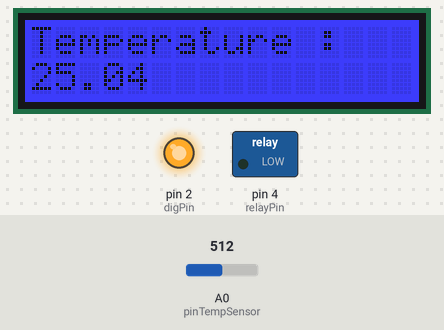
The sketch below on a simulated Arduino Uno, built with avr-gcc and run on an emulated ATmega328P. Parts: 16×2 character LCD, switched loads named in the sketch (green lamp = pin HIGH), output pins drawn as LEDs (lit = HIGH). Inputs (shaded band) come from the test bench; at power-on: A0 (pinTempSensor) = 512. What the sketch prints to the serial monitor is not drawn.

Above: at 2.2 s.
2.3 s: A0 (pinTempSensor) set to 541
At 4.9 s:
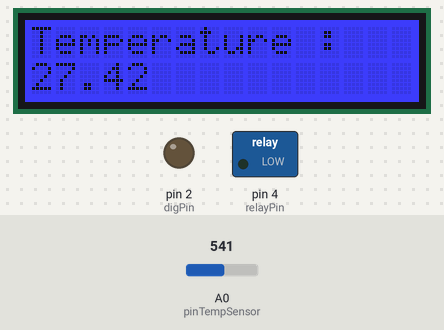
5.7 s: A0 (pinTempSensor) set to 558
At 7.8 s:
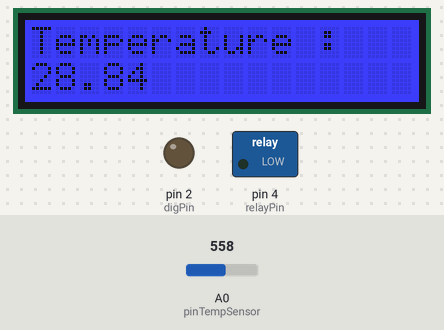
9.0 s: A0 (pinTempSensor) set to 588
At 11.6 s:
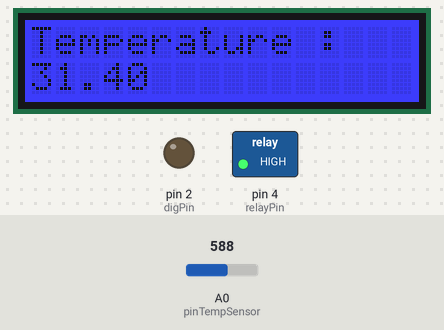
Timing chart, 0 to 13.1 s (numbered marks = the images above; inputs shaded):
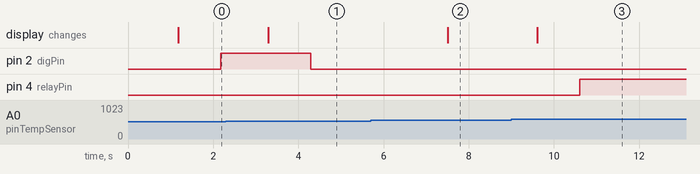

The sketch:

maison_2022_televersee.ino
```cpp
// Maison connectée, tâche 1 : régulation de la température (Tle STI2D SIN, novembre 2022)
// Programme TRANSCRIT depuis les captures de ma présentation (sketch_nov08a_trav, Arduino 1.8.12),
// version téléversée (seuils 26,1 / 29,9 °C). Recopié tel quel, commentaires compris (voir la vérification 2026 du README).

#include <Wire.h>
#include "rgb_lcd.h"
#include <math.h>

rgb_lcd lcd;

const int colorR = 0;             // constante couleur rouge =0 sur le lcd
const int colorG = 0;             // constante couleur gris =0 sur le lcd
const int colorB = 255;           // constante couleur bleu =255 sur le lcd
const int digPin = 2;             // Valeur "b" d'une thermistance(bêta) relation entre la résistance et la température d'une thermistance NTC.
const int B = 4275;               // B Valeur
const int R0 = 100000;            // R0 = 100k
const int pinTempSensor = A0;     // Grove - Temperature Sensor connect to A0

const int relayPin = 4 ;

void setup(){
    Serial.begin(9600);
    lcd.begin(16, 2);                              //Configurez le nombre de colonnes et de lignes de l'écran LCD
    lcd.setRGB(colorR, colorG, colorB);            //Afficher un message sur l'écran LCD.
    lcd.print("Temperature : ");
    delay(1000);
    Serial.begin(9600);                            // le débit de communication en nombre de caractères par seconde
    Serial.println(F("Initialize System"));        //Initialiser USB série
    pinMode(digPin, OUTPUT); // Init sortie
    pinMode(relayPin,OUTPUT);

}

void loop()
{
    // placer le curseur sur la colonne 0, ligne 1
    // (note : la ligne 1 est la deuxième ligne, puisque le comptage commence par 0) :
    lcd.setCursor(0, 1);
    // Lecture de la valeur sur la broche analogique A0
    int valeur = analogRead(A0);
    int a = analogRead(pinTempSensor);

    float R = 1023.0/a-1.0;
    R = R0*R;
    float temperature = 1.0/(log(R/R0)/B+1/298.15)-273.15; // convertir en température via la fiche technique
    Serial.print("temperature = ");
    Serial.println(temperature); // créer la valeur température
    delay(100);
    lcd.print(temperature); // afficher la valeur températuresur le lcd
    delay(1000);

    if (temperature > 26.1 && temperature <= 29.9) // T supérieur 25 ,T inférieur ou égal 27
    {
    digitalWrite(relayPin,LOW); // le ventilateur s'arrête
    digitalWrite(digPin, LOW);  // le chauffage s'arrête
    delay(1000);
     }
     else
     if (temperature <= 26) // T Inferieur 25
     {
    digitalWrite(relayPin,LOW); // le ventilateur s'arrête
    digitalWrite(digPin, HIGH); // le ventilateur s'allume
    delay(1000);
     }
    else

    if (temperature > 30) // T superieur 27
    {
    digitalWrite(digPin, LOW); // le chauffage s'arrête
    digitalWrite(relayPin,HIGH); // le ventilateur s'allume
    delay(1000);
    }


  }
```

Measured:
- the behaviour switches between 524 and 525 on A0 (pinTempSensor) (found by bisection; images 0 and 1)
- the behaviour switches between 571 and 572 on A0 (pinTempSensor) (found by bisection; images 2 and 3)
- after the input at 2.3 s, pin 2 (digPin): HIGH → LOW after 2.0 s; the display: changes after 0.99 s (image 1)
- after the input at 5.7 s, the display: changes after 1.8 s (image 2)
- after the input at 9.0 s, pin 4 (relayPin): LOW → HIGH after 1.6 s; the display: changes after 0.61 s (image 3)
